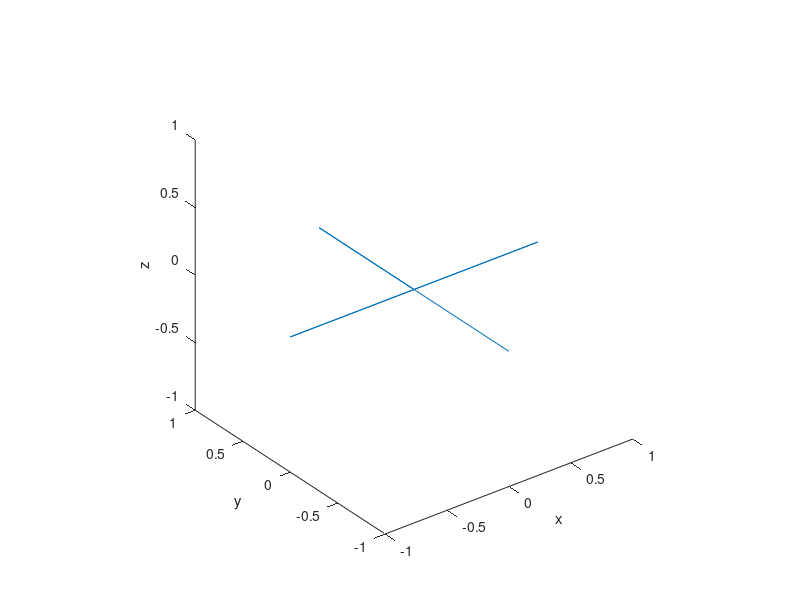

Source code (MATLAB): (Note: this script raises an error after producing the figure.)
clear;clc;close all;

points = [0 0 0;
    1 0 0;
    -1 0 0;
    0 0 0;
    0 1 0;
    0 -1 0];
%     0 1 0];
% points = [1 0 0;-1 0 0];

plot3(points(:,1),points(:,2),points(:,3))
axis equal
xlabel('x')
ylabel('y')
zlabel('z')

eu = [0 0 0;
    0 0 0;
    0 0 pi;
    0 0 0;
    0 0 pi/2;
    0 0 -pi/2];
%     0 0 pi/2];
% eu = [0 0 0; 0 0 pi];

TR = widthPath(points,.5,eu);
figure;
trimesh(TR,'FaceColor','r','EdgeColor','k')
axis equal
xlabel('x')
ylabel('y')
zlabel('z')

A = pathArea(TR,eu);